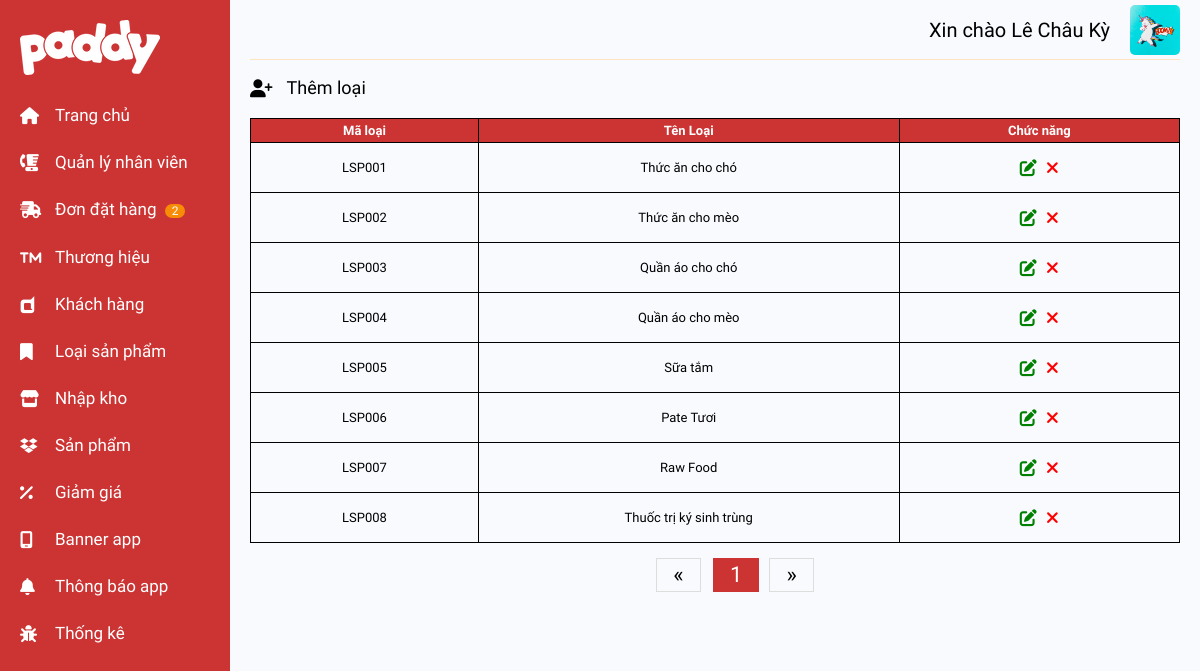
Screenshot of /SourceCode/admin/pages/type_index.php (signed in) with the database file from the repository.
### tables this page shows
CREATE TABLE `loai_san_pham` (
  `maLoai` varchar(6) NOT NULL,
  `tenLoai` varchar(100) NOT NULL
);

### SourceCode/admin/includes/show_type_table.php (the view, shortened to what this page needs)
<?php
$rowOfPage = 10;
$currentPage = isset($_GET['page']) ? (int) $_GET['page'] : 1;
$query = "SELECT * FROM loai_san_pham ORDER BY maLoai ASC LIMIT " . $rowOfPage . " OFFSET " . ($currentPage - 1) * $rowOfPage;
$statement = $dbh->prepare($query);
$statement->execute();
$statement->setFetchMode(PDO::FETCH_OBJ);
$result = $statement->fetchAll();
if ($result) {
    foreach ($result as $row) {
        echo "<tr style=\"height: 50px;\">
                            <td>" . $row->maLoai . "</td>
                            <td>" . $row->tenLoai . "</td>
                            <td>
                                <a href=\"type_edit.php?id=" . $row->maLoai . "\"><i class=\"fa-solid fa-pen-to-square edit\"></i></a>
                                <a href=\"type_delete.php?id=" . $row->maLoai . "\"> <i class=\"fa-solid fa-xmark remove\"></i></a>
                            </td>
                        </tr>";
    }
} else {
    echo "<tr>
                <td colspan=\"3\">Không có dữ liệu</td>
                </tr>";
}
?>

### SourceCode/admin/assets/css/main.css (style rules this page uses)
th, td { border: 1px solid black; padding: 8px; text-align: center; padding: 4px; }
td i { font-size: 1.7rem; padding: 3px; }
td .edit { color: green; }
td .remove { color: red; }

### rows the page displays
loai_san_pham: maLoai "LSP001", tenLoai "Thức ăn cho chó"
loai_san_pham: maLoai "LSP002", tenLoai "Thức ăn cho mèo"
loai_san_pham: maLoai "LSP003", tenLoai "Quần áo cho chó"
loai_san_pham: maLoai "LSP004", tenLoai "Quần áo cho mèo"
loai_san_pham: maLoai "LSP005", tenLoai "Sữa tắm"
loai_san_pham: maLoai "LSP006", tenLoai "Pate Tươi"
loai_san_pham: maLoai "LSP007", tenLoai "Raw Food"
loai_san_pham: maLoai "LSP008", tenLoai "Thuốc trị ký sinh trùng"

### other values shown
$soDonChoXacNhan "2"
$_SESSION['admin']->ho "Lê Châu"
$_SESSION['admin']->ten "Kỳ"
